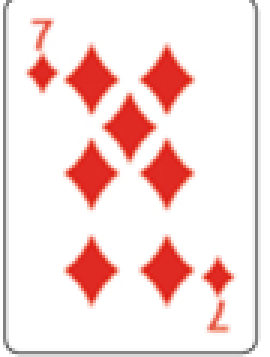
#> input picture carta.png, 90 x 119 px (shown 3 times larger)
$ python Reconhecimento.py
#> lines starting #> are read from the running program, lines starting #| are printed output that depends on the picture; after the words box and inside, x2 and y2 are one past the last pixel; in counts of white or black regions, pixels touching at a corner belong together
import cv2
from matplotlib import pyplot as plt
import numpy as np

template = cv2.imread('carta.png', 0)
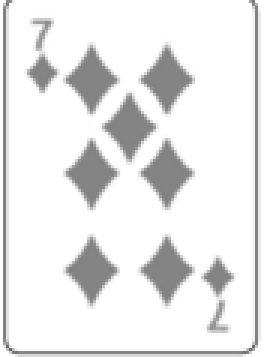
#> template: shape (119, 90) (shown 3 times larger); min 103, max 255, mean 232.8
img_rgb = cv2.imread('baralho.png')
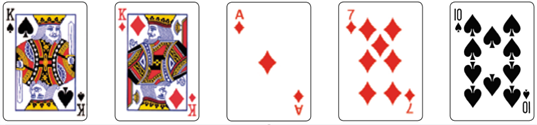
#> input picture baralho.png, 537 x 125 px
#> img_rgb is the input picture: shape (125, 537, 3); mean B, G, R 210.5, 211.8, 222.1
img_gray = cv2.cvtColor(img_rgb, cv2.COLOR_BGR2GRAY)
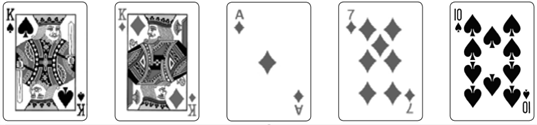
#> img_gray: shape (125, 537); min 0, max 255, mean 214.7

res = cv2.matchTemplate(img_gray,template,cv2.TM_SQDIFF)
min_val, max_val, min_loc, max_loc = cv2.minMaxLoc(res)
#> min_val = 1595456; max_val = 134206016; min_loc = (337, 3); max_loc = (430, 0)
largura, altura = template.shape[::-1]
#> largura = 90; altura = 119
bottom_right = (min_loc[0] + largura, min_loc[1] + altura)
#> bottom_right = (427, 122)
cv2.rectangle(img_rgb,min_loc, bottom_right, (127,255,255), 4)
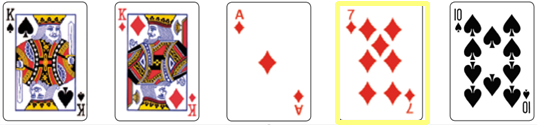
#> img_rgb: shape (125, 537, 3); 3.1% of pixels changed, all inside (x1, y1, x2, y2) = (335, 1, 430, 125)

cv2.imshow("Resultado", img_rgb)
cv2.waitKey()
